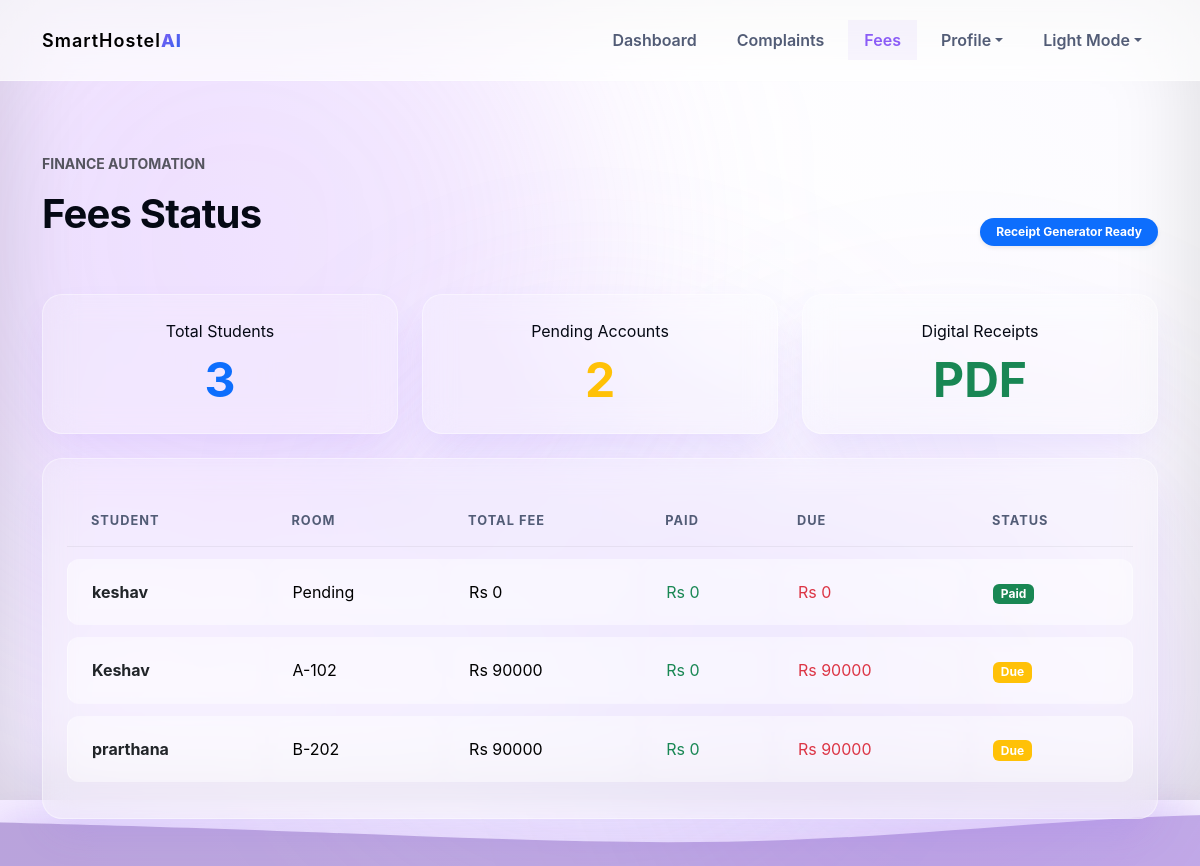
/fees (signed in), run on the app's committed database.
### tables this page shows
CREATE TABLE students (
                id INTEGER PRIMARY KEY AUTOINCREMENT,
                email TEXT UNIQUE NOT NULL,
                password TEXT NOT NULL,
                dob TEXT NOT NULL,
                gender TEXT NOT NULL,
                degree TEXT NOT NULL
            , phone TEXT);

CREATE TABLE users (
                id INTEGER PRIMARY KEY AUTOINCREMENT,
                email TEXT UNIQUE NOT NULL,
                name TEXT NOT NULL,
                role TEXT NOT NULL,
                password TEXT NOT NULL,
                failed_attempts INTEGER DEFAULT 0
            );

### app.py (the view)
@app.route("/fees")
@login_required()
def fees_page():
    fee_records = []
    with get_db() as db:
        params = []
        gender_filter = ""
        if session.get("role") == "admin":
            scope = get_admin_scope(session["user_email"])
            if scope["gender"]:
                gender_filter = "WHERE s.gender = ?"
                params.append(scope["gender"])
        elif session.get("role") == "student":
            gender_filter = "WHERE s.email = ?"
            params.append(session["user_email"])
        students = db.execute(f"""
            SELECT u.name, s.email, s.gender
            FROM students s
            JOIN users u ON s.email = u.email
            {gender_filter}
        """, params).fetchall()
        allocations = {row["student_email"]: row for row in db.execute("SELECT a.student_email, r.block, r.floor, r.room_number, r.type FROM allocations a JOIN rooms r ON a.room_id = r.id").fetchall()}
    for student in students:
        email = student["email"]
        alloc = allocations.get(email)
        amount = fee_amount_for_room(alloc["type"]) if alloc else 0
        paid = 30000 if email == "student@smarthostel.ai" else 0
        fee_records.append(
            {
                "email": email,
                "name": student["name"],
                "room": f"{alloc['block']}-{alloc['room_number']}" if alloc else "Pending",
                "amount": amount,
                "paid": paid,
                "due": amount - paid,
                "status": "Paid" if paid == amount else ("Partial" if paid else "Due"),
            }
        )
    return render_template("fees.html", fee_records=fee_records)

### app.py (called while the page is built)
def get_db():
    db = sqlite3.connect(DATABASE, detect_types=sqlite3.PARSE_DECLTYPES)
    db.row_factory = sqlite3.Row
    return db

def get_admin_scope(email):
    if email == "maleadmin@hostel.com":
        return {"block": "A", "gender": "Male", "label": "Male Admin Dashboard", "audience": "Boys Hostel"}
    if email == "femaleadmin@hostel.com":
        return {"block": "B", "gender": "Female", "label": "Female Admin Dashboard", "audience": "Girls Hostel"}
    return {"block": None, "gender": None, "label": "Chief Admin Dashboard", "audience": "All Hostels"}

def fee_amount_for_room(room_type):
    if not room_type:
        return 0
    if "Single" in room_type or "1 Sharing" in room_type:
        return 144000
    if "2 Sharing" in room_type:
        return 90000
    if "3 Sharing" in room_type:
        return 80000
    if "4 Sharing" in room_type:
        return 70000
    return 0

def login_required(role=None):
    def decorator(view):
        @wraps(view)
        def wrapped_view(*args, **kwargs):
            if "user_email" not in session:
                flash("Please login to continue.", "warning")
                return redirect(url_for("login"))
            if role and session.get("role") != role:
                flash("You do not have permission to access that page.", "danger")
                return redirect(url_for("dashboard"))
            return view(*args, **kwargs)
        return wrapped_view
    return decorator

### templates/fees.html (shortened to what this page needs)
{% extends "base.html" %}
{% block content %}
<section class="dashboard py-5">
  <div class="container">
    <div class="d-flex flex-wrap justify-content-between align-items-end gap-3 mb-5">
      <div>
        <p class="text-muted fw-bold text-uppercase small tracking-wide">Finance Automation</p>
        <h1 class="h1 fw-bold" id="fees-title"></h1>
      </div>
      <span class="badge bg-primary px-3 py-2 rounded-pill shadow-sm">Receipt Generator Ready</span>
    </div>
    {% if session.get('role') == 'admin' %}
      <div class="row g-4 mb-4">
        <div class="col-md-4 reveal reveal-delay-1">
          <div class="glass-panel p-4 text-center">
            <span>Total Students</span>
            <strong class="d-block display-5 text-primary fw-bold mt-2">{{ fee_records|length }}</strong>
          </div>
        </div>
        <div class="col-md-4 reveal reveal-delay-2">
          <div class="glass-panel p-4 text-center">
            <span>Pending Accounts</span>
            <strong class="d-block display-5 text-warning fw-bold mt-2">{{ fee_records|selectattr("due", "gt", 0)|list|length }}</strong>
          </div>
        </div>
        <div class="col-md-4 reveal reveal-delay-3">
          <div class="glass-panel p-4 text-center">
            <span>Digital Receipts</span>
            <strong class="d-block display-5 text-success fw-bold mt-2">PDF</strong>
          </div>
        </div>
      </div>
      <div class="glass-panel p-4 reveal reveal-delay-4">
        <div class="table-responsive">
          <table class="table table-premium align-middle mb-0">
            <thead>
              <tr>
                <th>Student</th>
                <th>Room</th>
                <th>Total Fee</th>
                <th>Paid</th>
                <th>Due</th>
                <th>Status</th>
              </tr>
            </thead>
            <tbody>
              {% for record in fee_records %}
                <tr>
                  <td><strong class="text-dark">{{ record.name }}</strong></td>
                  <td>{{ record.room }}</td>
                  <td>Rs {{ record.amount }}</td>
                  <td class="text-success">Rs {{ record.paid }}</td>
                  <td class="text-danger">Rs {{ record.due }}</td>
                  <td><span class="badge {{ 'bg-success' if record.status == 'Paid' else 'bg-warning' }}">{{ record.status }}</span></td>
                </tr>
              {% else %}
                <tr><td colspan="6" class="text-center text-muted py-4">No fee records found.</td></tr>
              {% endfor %}
            </tbody>
          </table>
        </div>
      </div>
    {% endif %}
  </div>
</section>
{% endblock %}

### templates/base.html (shortened to what this page needs)
<!doctype html>
<html lang="en">
  <head>
    <link href="{{ url_for('static', filename='vendor/bootstrap/bootstrap.min.css') }}" rel="stylesheet">
    <link rel="stylesheet" href="{{ url_for('static', filename='css/style.css') }}">
  </head>
  <body>
    <div class="bg-blobs">
      <div class="blob blob-1"></div>
      <div class="blob blob-2"></div>
      <div class="blob blob-3"></div>
    </div>
    <nav class="navbar navbar-expand-lg sticky-top">
      <div class="container">
        <a class="navbar-brand brand-container" href="{{ url_for('index') }}">
          <span class="brand-text">SmartHostel</span><span class="brand-ai">AI</span>
        </a>
        <div class="collapse navbar-collapse" id="navMenu">
          <div class="navbar-nav ms-auto gap-2">
            {% if session.get("user_email") %}
              {% if session.get("role") == "student" %}
                <a class="nav-link {% if request.endpoint == 'student_dashboard' %}active{% endif %}" href="{{ url_for('student_dashboard') }}">Dashboard</a>
                <div class="nav-item dropdown">
                  <a class="nav-link dropdown-toggle {% if request.endpoint in ['notice_board_page', 'room_change_page', 'complaints_page', 'fees_page'] %}active{% endif %}" href="#" data-bs-toggle="dropdown">Services</a>
                  <div class="dropdown-menu">
                    <a class="dropdown-item {% if request.endpoint == 'notice_board_page' %}active{% endif %}" href="{{ url_for('notice_board_page') }}">Notice Board</a>
                    <a class="dropdown-item {% if request.endpoint == 'room_change_page' %}active{% endif %}" href="{{ url_for('room_change_page') }}">Room Change Request</a>
                    <a class="dropdown-item {% if request.endpoint == 'complaints_page' %}active{% endif %}" href="{{ url_for('complaints_page') }}">Complaints</a>
                    <a class="dropdown-item {% if request.endpoint == 'fees_page' %}active{% endif %}" href="{{ url_for('fees_page') }}">Fees</a>
                  </div>
                </div>
                <div class="nav-item dropdown">
                  <a class="nav-link dropdown-toggle" href="#" data-bs-toggle="dropdown">Profile</a>
                  <div class="dropdown-menu dropdown-menu-end">
                    <a class="dropdown-item text-danger" href="{{ url_for('logout') }}">Logout</a>
                  </div>
                </div>
              {% else %}
                <a class="nav-link {% if request.endpoint == 'admin_dashboard' %}active{% endif %}" href="{{ url_for('admin_dashboard') }}">Dashboard</a>
                <a class="nav-link {% if request.endpoint == 'complaints_page' %}active{% endif %}" href="{{ url_for('complaints_page') }}">Complaints</a>
                <a class="nav-link {% if request.endpoint == 'fees_page' %}active{% endif %}" href="{{ url_for('fees_page') }}">Fees</a>
                <div class="nav-item dropdown">
                  <a class="nav-link dropdown-toggle" href="#" data-bs-toggle="dropdown">Profile</a>
                </div>
              {% endif %}
              <div class="nav-item dropdown">
                <a class="nav-link dropdown-toggle" href="#" data-bs-toggle="dropdown" id="theme-dropdown">Mode</a>
              </div>
            {% endif %}
          </div>
        </div>
      </div>
    </nav>
    <main>
      <div class="container pt-4">
      </div>
      {% block content %}{% endblock %}
    </main>
    <div class="liquid-wave-container">
    </div>
    <div class="vignette-overlay"></div>
  </body>
</html>

### data on the page
students: name "keshav", room "Pending", amount "0", paid "0", due "0", status "Paid"
students: name "Keshav", room "A-102", amount "90000", paid "0", due "90000", status "Due"
students: name "prarthana", room "B-202", amount "90000", paid "0", due "90000", status "Due"

### other printed values
{{ fee_records|length }} "3"
{{ fee_records|selectattr("due", "gt", 0)|list|length }} "2"
